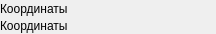
<?xml version="1.0" encoding="UTF-8"?>
<ui version="4.0">
 <class>RU_CoordinateWidget</class>
 <widget class="QWidget" name="RU_CoordinateWidget">
  <property name="geometry">
   <rect>
    <x>0</x>
    <y>0</y>
    <width>216</width>
    <height>34</height>
   </rect>
  </property>
  <property name="font">
   <font>
    <kerning>true</kerning>
   </font>
  </property>
  <property name="windowTitle">
   <string>Test</string>
  </property>
  <layout class="QVBoxLayout" name="verticalLayout">
   <property name="spacing">
    <number>0</number>
   </property>
   <property name="sizeConstraint">
    <enum>QLayout::SetDefaultConstraint</enum>
   </property>
   <property name="leftMargin">
    <number>0</number>
   </property>
   <property name="topMargin">
    <number>0</number>
   </property>
   <property name="rightMargin">
    <number>0</number>
   </property>
   <property name="bottomMargin">
    <number>0</number>
   </property>
   <item>
    <layout class="QVBoxLayout" name="verticalLayout_2">
     <property name="spacing">
      <number>0</number>
     </property>
     <property name="topMargin">
      <number>0</number>
     </property>
     <item>
      <widget class="QLabel" name="lCoord1">
       <property name="lineWidth">
        <number>0</number>
       </property>
       <property name="text">
        <string>Координаты</string>
       </property>
      </widget>
     </item>
     <item>
      <widget class="QLabel" name="lCoord1a">
       <property name="lineWidth">
        <number>0</number>
       </property>
       <property name="text">
        <string>Координаты</string>
       </property>
      </widget>
     </item>
    </layout>
   </item>
  </layout>
 </widget>
 <resources/>
 <connections/>
</ui>
